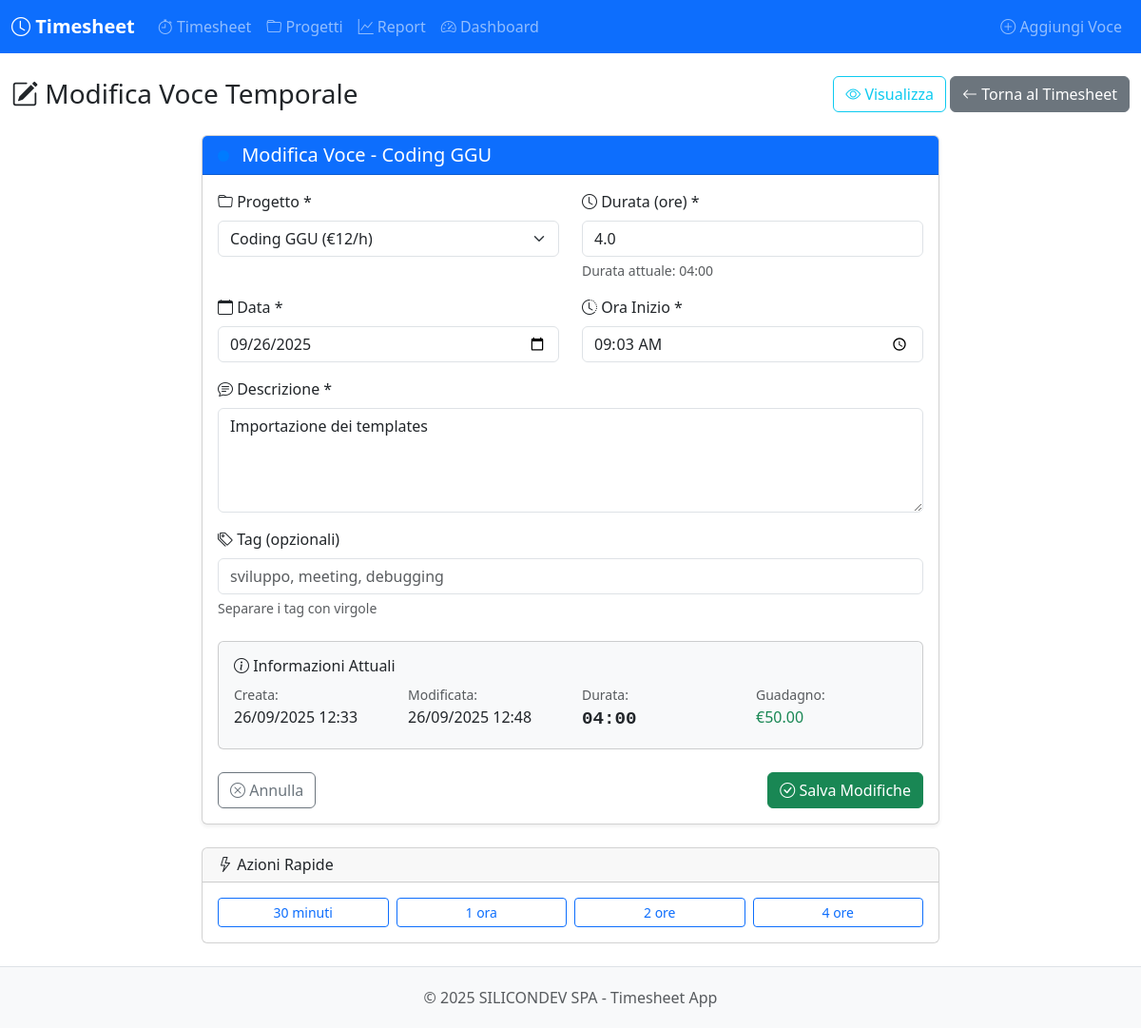
Screenshot of /timesheet/entry/1/edit with the database file from the repository.
### models.py (models this page shows, shortened)
class Project(db.Model):
    __tablename__ = 'projects'
    id = db.Column(db.Integer, primary_key=True)
    name = db.Column(db.String(100), nullable=False, unique=True)
    description = db.Column(db.Text)
    color = db.Column(db.String(7), default='#007bff')
    hourly_rate = db.Column(db.Float, default=0.0)
    is_active = db.Column(db.Boolean, default=True)
    created_at = db.Column(db.DateTime, default=datetime.now)
    updated_at = db.Column(db.DateTime, default=datetime.now, onupdate=datetime.now)
    time_entries = db.relationship('TimeEntry', backref='project', lazy='dynamic', cascade='all, delete-orphan')

class TimeEntry(db.Model):
    __tablename__ = 'time_entries'
    id = db.Column(db.Integer, primary_key=True)
    project_id = db.Column(db.Integer, db.ForeignKey('projects.id'), nullable=False)
    description = db.Column(db.Text, nullable=False)
    start_time = db.Column(db.DateTime, nullable=False)
    end_time = db.Column(db.DateTime)
    duration_minutes = db.Column(db.Integer)
    is_running = db.Column(db.Boolean, default=False)
    tags = db.Column(db.String(200))
    created_at = db.Column(db.DateTime, default=datetime.now)
    updated_at = db.Column(db.DateTime, default=datetime.now, onupdate=datetime.now)
    @property
    def duration_hours(self):
        if self.duration_minutes:
            return round(self.duration_minutes / 60, 2)
        return 0.0
    @property
    def duration_display(self):
        if not self.duration_minutes:
            return "00:00"
        hours = self.duration_minutes // 60
        minutes = self.duration_minutes % 60
        return f"{hours:02d}:{minutes:02d}"
    @property
    def earnings(self):
        if self.project and self.project.hourly_rate:
            return round(self.duration_hours * self.project.hourly_rate, 2)
        return 0.0

### blueprints/timesheet.py (the view, shortened to what this page needs)
@timesheet_bp.route('/entry/<int:entry_id>/edit', methods=['GET', 'POST'])
def edit_entry(entry_id):
    try:
        entry = TimeEntry.query.get_or_404(entry_id)
        active_projects = Project.query.filter_by(is_active=True).order_by(Project.name).all()
        return render_template('timesheet/edit_entry.html',
                               entry=entry,
                               active_projects=active_projects)
    except Exception as e:
        db.session.rollback()
        logger.error(f"Error editing entry: {str(e)}")
        flash(f'Errore nell\'aggiornamento: {str(e)}', 'error')
        return redirect(url_for('timesheet.index'))

### templates/timesheet/edit_entry.html (shortened to what this page needs)
{% extends "base.html" %}
{% block content %}
<div class="container-fluid py-4">
    <div class="row">
        <div class="col-12">
            <div class="d-flex justify-content-between align-items-center mb-4">
                <h1 class="h3 mb-0">
                    <i class="bi bi-pencil-square"></i> Modifica Voce Temporale
                </h1>
                <div>
                    <a href="{{ url_for('timesheet.view_entry', entry_id=entry.id) }}" class="btn btn-outline-info">
                        <i class="bi bi-eye"></i> Visualizza
                    </a>
                    <a href="{{ url_for('timesheet.index') }}" class="btn btn-secondary">
                        <i class="bi bi-arrow-left"></i> Torna al Timesheet
                    </a>
                </div>
            </div>
        </div>
    </div>
    <div class="row justify-content-center">
        <div class="col-lg-8">
            <div class="card shadow-sm">
                <div class="card-header bg-primary text-white">
                    <h5 class="card-title mb-0">
                        <span class="project-badge me-2" style="background-color: {{ entry.project.color }};"></span>
                        Modifica Voce - {{ entry.project.name }}
                    </h5>
                </div>
                <div class="card-body">
                    <form method="POST" id="edit-entry-form">
                        <div class="row">
                            <div class="col-md-6 mb-3">
                                <label for="project_id" class="form-label">
                                    <i class="bi bi-folder"></i> Progetto *
                                </label>
                                <select class="form-select" id="project_id" name="project_id" required>
                                    {% for project in active_projects %}
                                    <option value="{{ project.id }}"
                                            {{ 'selected' if project.id == entry.project_id else '' }}
                                            data-color="{{ project.color }}"
                                            data-rate="{{ project.hourly_rate }}">
                                        {{ project.name }}
                                        {% if project.hourly_rate > 0 %}
                                        (€{{ "%.0f"|format(project.hourly_rate) }}/h)
                                        {% endif %}
                                    </option>
                                    {% endfor %}
                                </select>
                            </div>
                            <div class="col-md-6 mb-3">
                                <label for="duration_hours" class="form-label">
                                    <i class="bi bi-clock"></i> Durata (ore) *
                                </label>
                                <input type="number" class="form-control" id="duration_hours" name="duration_hours"
                                       step="0.25" min="0.25" max="24"
                                       value="{{ entry.duration_hours }}" required>
                                <div class="form-text">
                                    Durata attuale: {{ entry.duration_display }}
                                </div>
                            </div>
                        </div>
                        <div class="row">
                            <div class="col-md-6 mb-3">
                                <label for="start_date" class="form-label">
                                    <i class="bi bi-calendar"></i> Data *
                                </label>
                                <input type="date" class="form-control" id="start_date" name="start_date"
                                       value="{{ entry.start_time.strftime('%Y-%m-%d') }}" required>
                            </div>
                            <div class="col-md-6 mb-3">
                                <label for="start_time" class="form-label">
                                    <i class="bi bi-clock-history"></i> Ora Inizio *
                                </label>
                                <input type="time" class="form-control" id="start_time" name="start_time"
                                       value="{{ entry.start_time.strftime('%H:%M') }}" required>
                            </div>
                        </div>
                        <div class="mb-3">
                            <label for="description" class="form-label">
                                <i class="bi bi-chat-text"></i> Descrizione *
                            </label>
                            <textarea class="form-control" id="description" name="description" rows="4"
                                      required>{{ entry.description }}</textarea>
                        </div>
                        <div class="mb-4">
                            <label for="tags" class="form-label">
                                <i class="bi bi-tags"></i> Tag (opzionali)
                            </label>
                            <input type="text" class="form-control" id="tags" name="tags"
                                   value="{{ entry.tags or '' }}"
                                   placeholder="sviluppo, meeting, debugging">
                            <div class="form-text">
                                Separare i tag con virgole
                            </div>
                        </div>
                        <div class="card bg-light mb-4">
                            <div class="card-body">
                                <h6 class="card-title">
                                    <i class="bi bi-info-circle"></i> Informazioni Attuali
                                </h6>
                                <div class="row">
                                    <div class="col-md-3">
                                        <small class="text-muted">Creata:</small>
                                        <div>{{ entry.created_at.strftime('%d/%m/%Y %H:%M') }}</div>
                                    </div>
                                    <div class="col-md-3">
                                        <small class="text-muted">Modificata:</small>
                                        <div>{{ entry.updated_at.strftime('%d/%m/%Y %H:%M') }}</div>
                                    </div>
                                    <div class="col-md-3">
                                        <small class="text-muted">Durata:</small>
                                        <div class="timer-display">{{ entry.duration_display }}</div>
                                    </div>
                                    <div class="col-md-3">
                                        <small class="text-muted">Guadagno:</small>
                                        <div class="text-success">€{{ "%.2f"|format(entry.earnings) }}</div>
                                    </div>
                                </div>
                            </div>
                        </div>
                        <div class="d-flex justify-content-between">
                            <a href="{{ url_for('timesheet.view_entry', entry_id=entry.id) }}" class="btn btn-outline-secondary">
                                <i class="bi bi-x-circle"></i> Annulla
                            </a>
                            <button type="submit" class="btn btn-success" data-original-text="Salva Modifiche">
                                <i class="bi bi-check-circle"></i> Salva Modifiche
                            </button>
                        </div>
                    </form>
                </div>
            </div>
            <div class="card mt-4">
                <div class="card-header">
                    <h6 class="card-title mb-0">
                        <i class="bi bi-lightning"></i> Azioni Rapide
                    </h6>
                </div>
                <div class="card-body">
                    <div class="row g-2">
                        <div class="col-md-3">
                            <button class="btn btn-outline-primary btn-sm w-100" onclick="setQuickDuration(0.5)">
                                30 minuti
                            </button>
                        </div>
                        <div class="col-md-3">
                            <button class="btn btn-outline-primary btn-sm w-100" onclick="setQuickDuration(1)">
                                1 ora
                            </button>
                        </div>
                        <div class="col-md-3">
                            <button class="btn btn-outline-primary btn-sm w-100" onclick="setQuickDuration(2)">
                                2 ore
                            </button>
                        </div>
                        <div class="col-md-3">
                            <button class="btn btn-outline-primary btn-sm w-100" onclick="setQuickDuration(4)">
                                4 ore
                            </button>
                        </div>
                    </div>
                </div>
            </div>
        </div>
    </div>
</div>
{% endblock %}

### templates/base.html (style rules this page uses)
:root { --primary-color: #0d6efd; --secondary-color: #6c757d; --success-color: #198754; --danger-color: #dc3545; --warning-color: #ffc107; --info-color: #0dcaf0; }
.timer-display { font-family: 'Courier New', monospace; font-size: 1.2em; font-weight: bold; }
.project-badge { display: inline-block; width: 12px; height: 12px; border-radius: 50%; margin-right: 8px; }

### rows the page displays
Project: project.name "Coding GGU", earnings "50.00"
TimeEntry: duration_hours "4.0", duration_display "04:00", start_date "09/26/2025", start_time "09:03", description "Importazione dei templates", created_at "26/09/2025 12:33", updated_at "26/09/2025 12:48"

### other values shown
form field project_id "Coding GGU (€12/h)"
